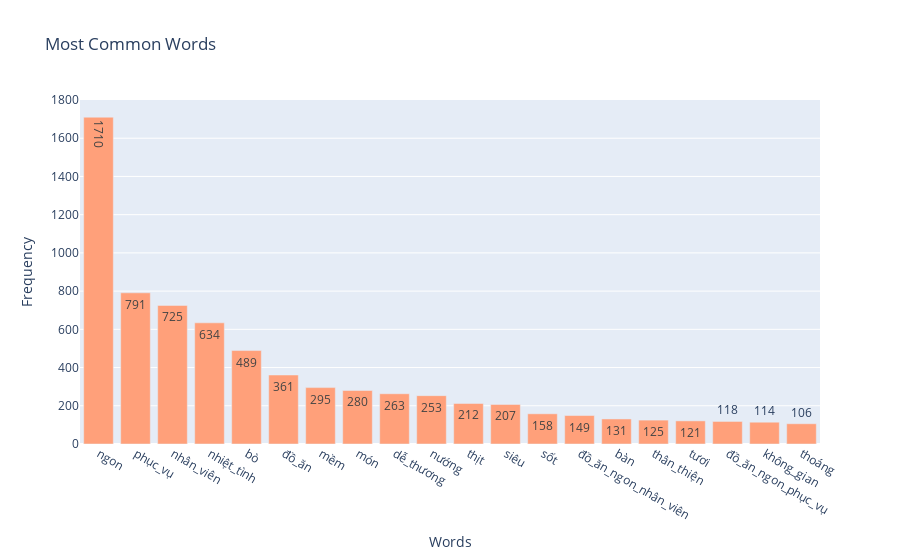

Write notebook code for a chart like this one.
### Code cell
# Sử dụng hàm với màu vidiris
create_fig_sentiments(cleaned_positive_sentences, "lightsalmon")

### Figure 1 — Plotly figure (JSON) as saved in the notebook; plotly's stock layout.template omitted (floating-point values rounded to 4 significant figures)
{"data": [{"marker": {"color": "lightsalmon"}, "text": ["1710", "791", "725", "634", "489", "361", "295", "280", "263", "253", "212", "207", "158", "149", "131", "125", "121", "118", "114", "106"], "textposition": "auto", "type": "bar", "x": ["ngon", "phục_vụ", "nhân_viên", "nhiệt_tình", "bò", "đồ_ăn", "mềm", "món", "dễ_thương", "nướng", "thịt", "siêu", "sốt", "đồ_ăn_ngon_nhân_viên", "bàn", "thân_thiện", "tươi", "đồ_ăn_ngon_phục_vụ", "không_gian", "thoáng"], "y": [1710, 791, 725, 634, 489, 361, 295, 280, 263, 253, 212, 207, 158, 149, 131, 125, 121, 118, 114, 106]}], "layout": {"title": {"text": "Most Common Words"}, "xaxis": {"title": {"text": "Words"}}, "yaxis": {"title": {"text": "Frequency"}}}}
